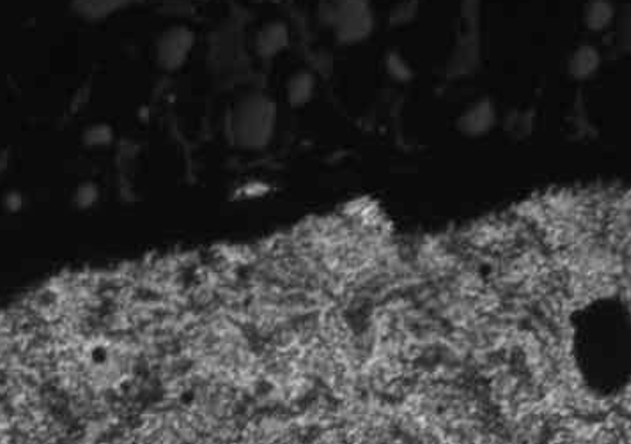
//> input picture opencv_test/3_otsu_improve/6.png, 631 x 444 px
$ ./main   (built with g++ and OpenCV 4)
//> lines starting //> are read from the running program, lines starting //| are printed output that depends on the picture; after the words box and inside, x2 and y2 are one past the last pixel; in counts of white or black regions, pixels touching at a corner belong together
// An highlighted block
// m_otsu.cpp : 定义控制台应用程序的入口点。
//
#include <opencv2/opencv.hpp>
#include <opencv2/highgui/highgui.hpp>
#include <opencv2/imgproc/imgproc.hpp>
#include <opencv2/core/core.hpp>
#include <iostream>
using namespace cv;
using namespace std;
//***************Otsu算法通过求类间方差极大值求自适应阈值******************
int otsu(cv::Mat img);

#include <opencv2/opencv.hpp>
#include <iostream>

using namespace cv;
using namespace std;

int otsu(cv::Mat img);

int main(int argc, char* argv[])
{
    // 读取图像
    const char* Image1Name = "C:\\WorkSpace\\mytest\\tjh_test\\opencv_test\\3_otsu_improve\\6.png";
    Mat image = imread(Image1Name, IMREAD_GRAYSCALE);
//> image is the input picture: 444 rows x 631 cols, CV_8UC1; min 2, max 220, mean 54.5

    if (image.empty()) {
        cout << "Could not open or find the image" << endl;
        return -1;
    }

    // Resize image to 800x800
    resize(image, image, Size(800, 800));
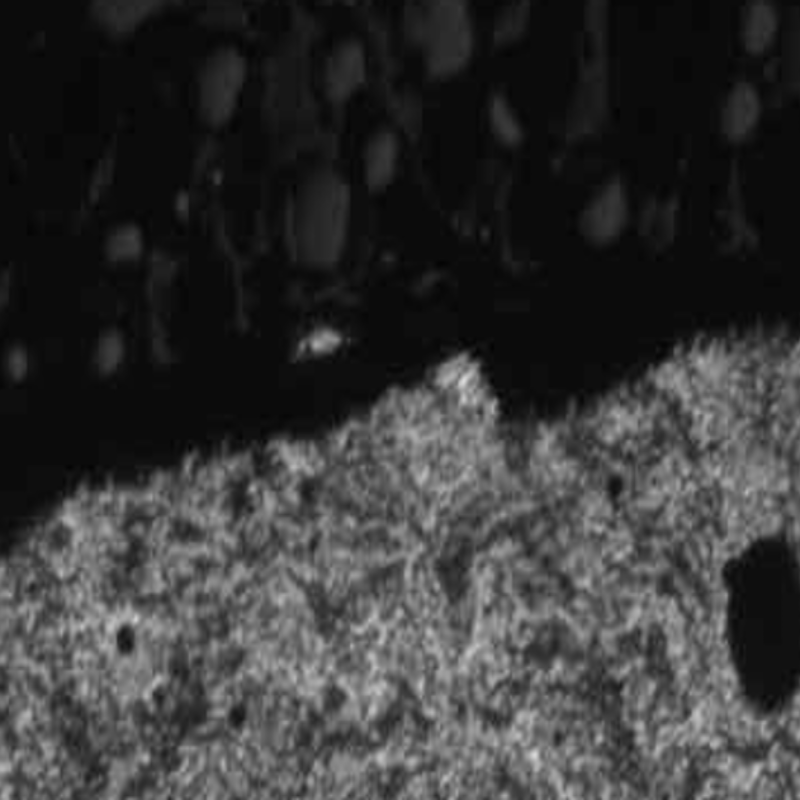
//> image: 800 rows x 800 cols, CV_8UC1; min 3, max 218, mean 54.4

    imwrite("./input_Image.png", image);

    // 计算直方图
    int histSize = 256; // 直方图的bin数量
    float range[] = {0, 256};
    const float* histRange = {range};
    bool uniform = true, accumulate = false;
    Mat hist;

    calcHist(&image, 1, 0, Mat(), hist, 1, &histSize, &histRange, uniform, accumulate);
//> hist = 256 values, max 146540 at index 11, min 0 at index 0, mean 2500

    // 显示直方图
    int hist_w = 512, hist_h = 400;
    int bin_w = cvRound((double)hist_w/histSize);
    Mat histImage(hist_h + 50, hist_w, CV_8UC3, Scalar(0,0,0));

    // 归一化直方图
    normalize(hist, hist, 0, histImage.rows - 50, NORM_MINMAX, -1, Mat());
//> hist = 256 values, max 400 at index 11, min 0 at index 0, mean 6.82

    // 绘制直方图
    for (int i = 1; i < histSize; i++) {
        line(histImage,
             Point(bin_w*(i-1), hist_h - cvRound(hist.at<float>(i-1))),
             Point(bin_w*i, hist_h - cvRound(hist.at<float>(i))),
             Scalar(255, 0, 0), 2, 8, 0);
    }
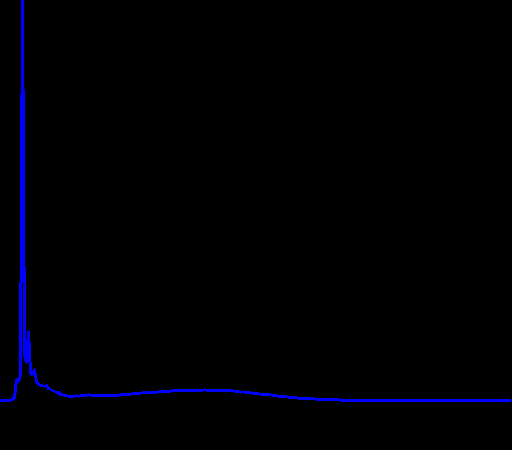
//> histImage: 450 rows x 512 cols, CV_8UC3; mean B, G, R 3.9, 0, 0

    // 添加坐标轴
    line(histImage, Point(0, hist_h), Point(hist_w, hist_h), Scalar(255, 255, 255), 2, 8, 0);
    line(histImage, Point(0, 0), Point(0, hist_h), Scalar(255, 255, 255), 2, 8, 0);
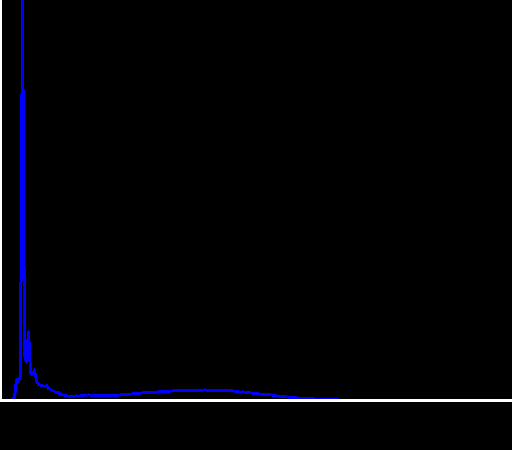
//> histImage: 450 rows x 512 cols, CV_8UC3; mean B, G, R 5.8, 2.6, 2.6

    // 添加刻度和标签
    for (int i = 0; i < histSize; i += 16) {
        line(histImage, Point(bin_w*i, hist_h), Point(bin_w*i, hist_h + 5), Scalar(255, 255, 255), 2, 8, 0);
        putText(histImage, to_string(i), Point(bin_w*i - 10, hist_h + 20), FONT_HERSHEY_SIMPLEX, 0.3, Scalar(255, 255, 255), 1, 8, false);
    }
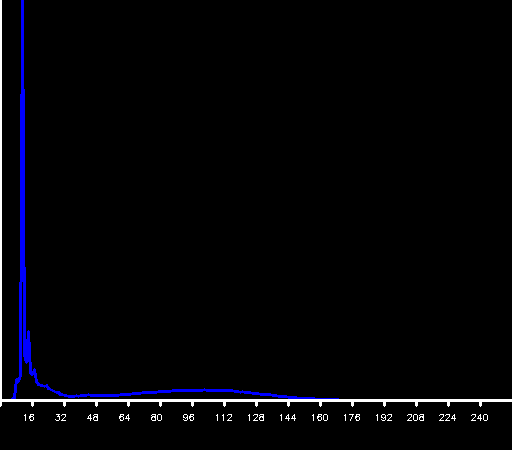
//> histImage: 450 rows x 512 cols, CV_8UC3; mean B, G, R 6.7, 3.5, 3.5

    for (int i = 0; i < hist_h; i += 50) {
        line(histImage, Point(0, hist_h - i), Point(-5, hist_h - i), Scalar(255, 255, 255), 2, 8, 0);
        putText(histImage, to_string(i), Point(-30, hist_h - i + 5), FONT_HERSHEY_SIMPLEX, 0.3, Scalar(255, 255, 255), 1, 8, false);
    }

    imshow("Histogram", histImage);

    // 应用大津算法找到最佳阈值
    int thresholdValue = otsu(image);
    printf("Interclass variance: %d\n", thresholdValue);

    // 使用计算出的阈值对图片进行阈值处理
    Mat imageOutput, imageOtsu;
    threshold(image, imageOutput, 32, 255, THRESH_BINARY);

    // 使用OpenCV的OTSU算法作为对比
    threshold(image, imageOtsu, 0, 255, THRESH_OTSU);

    imwrite("./Output_Image.png", imageOutput);
    imshow("Output Image", imageOutput);
    imwrite("./Opencv_Otsu.png", imageOtsu);
    imshow("Opencv Otsu", imageOtsu);

    waitKey(0);
    return 0;
}

int otsu(cv::Mat img)
{
    if (img.channels() > 1) {
        cv::cvtColor(img, img, cv::COLOR_BGR2GRAY);
    }

    int pixsize = img.total();    // 图像的总像素数
//> pixsize = 640000
    int pixsi = 256;              // 灰度级数（0-255）
    int nThresh = 0;
    std::vector<float> fStdHistogram(pixsi, 0); // 图像直方图，256个点
    std::vector<float> fGrayAccu(pixsi, 0);
    std::vector<float> fGrayAve(pixsi, 0);
    float fAverage = 0;

    // 构建直方图
    for (int i = 0; i < img.rows; ++i) {
        for (int j = 0; j < img.cols; ++j) {
            fStdHistogram[img.at<uchar>(i, j)] += 1.0;
        }
    }
//> after the loop, fStdHistogram = 256 values, max 146540 at index 11, min 0 at index 0, mean 2500

    // 标准化直方图
    for (int i = 0; i < pixsi; ++i) {
        fStdHistogram[i] /= pixsize;
    }
//> after the loop, fStdHistogram = 256 values, max 0.229 at index 11, min 0 at index 0, mean 0.00391

    // 计算累积直方图和加权累积直方图
    for (int i = 0; i < pixsi; ++i) {
        for (int j = 0; j <= i; ++j) {
            fGrayAccu[i] += fStdHistogram[j];
            fGrayAve[i] += j * fStdHistogram[j];
        }
        fAverage += i * fStdHistogram[i];
    }
//> this loop made 256 passes
//> fAverage on passes 1 to 3: 0, 0, 0
//> after the loop, fGrayAccu = 256 values from 0 to 1; fGrayAve = 256 values from 0 to 54.37; fAverage = 54.37

    // 计算阈值
    float fMax = 0;
    for (int i = 0; i < pixsi; ++i) {
        if (fGrayAccu[i] == 0 || fGrayAccu[i] == 1) continue;  // 避免除以0
        float fTemp = (fAverage * fGrayAccu[i] - fGrayAve[i]);
        fTemp = fTemp * fTemp / (fGrayAccu[i] * (1 - fGrayAccu[i]));
        if (fTemp > fMax) {
            fMax = fTemp;
            nThresh = i;
        }
    }
//> this loop made 256 passes
//> (fTemp, fMax) on passes 4 to 15: (0.0289, 0.0289), (0.195, 0.195), (0.805, 0.805), (2.33, 2.33), (5.57, 5.57), (32.26, 32.26), (55.12, 55.12), (85.33, 85.33), (700.7, 700.7), (792.2, 792.2), (871.3, 871.3), (1024, 1024)
//> fTemp on passes 63 to 68: 1775.9, 1775.3, 1774.3, 1772.8, 1770.8, 1768.2
//> after the loop, fMax = 1776.1; nThresh = 61
//| Interclass variance: 61
//> in main, `threshold(image, imageOutput, 32, 255, THRESH_BINARY);`:
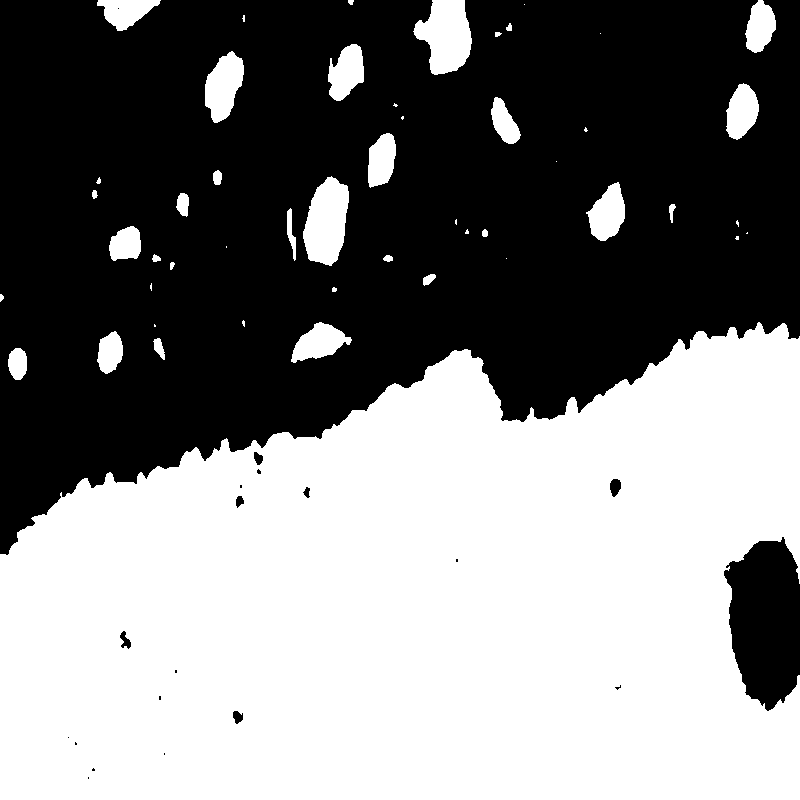
//> imageOutput: 800 rows x 800 cols, CV_8UC1; 49.8% white; 49 white regions (17 under 20 px), largest, box (x1, y1, x2, y2) and area: (0, 322, 800, 800) 297662, (413, 0, 472, 75) 2991, (303, 176, 349, 266) 2954
//> in main, `threshold(image, imageOtsu, 0, 255, THRESH_OTSU);`:
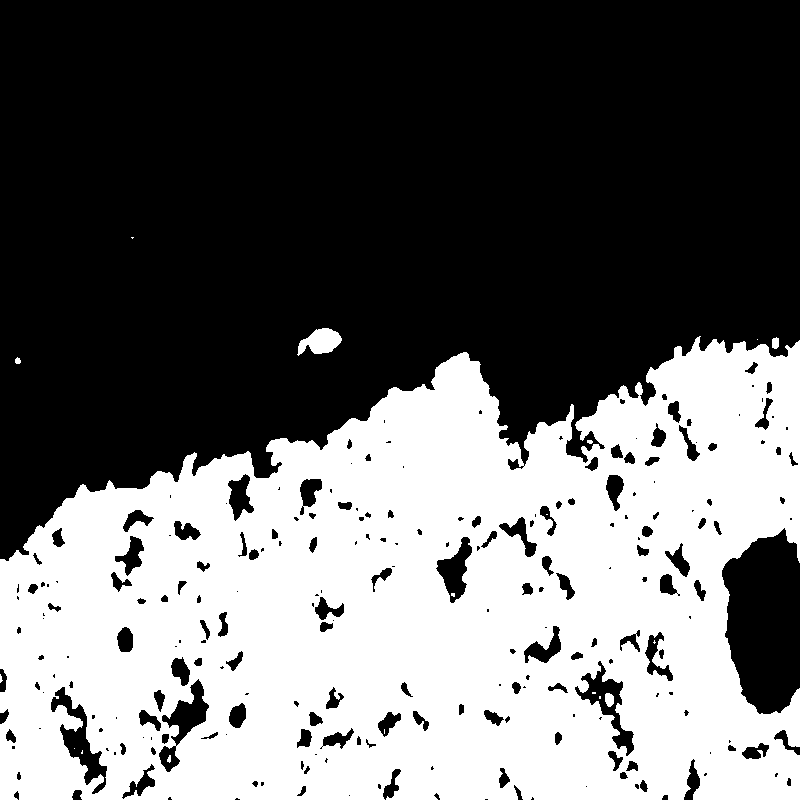
//> imageOtsu: 800 rows x 800 cols, CV_8UC1; 41.6% white; 18 white regions (11 under 20 px), largest, box (x1, y1, x2, y2) and area: (0, 336, 800, 800) 264901, (297, 328, 342, 356) 776, (605, 693, 614, 707) 103

    return nThresh;
}

$ run again, with opencv_test/3_otsu_improve/1.png copied over opencv_test/3_otsu_improve/6.png
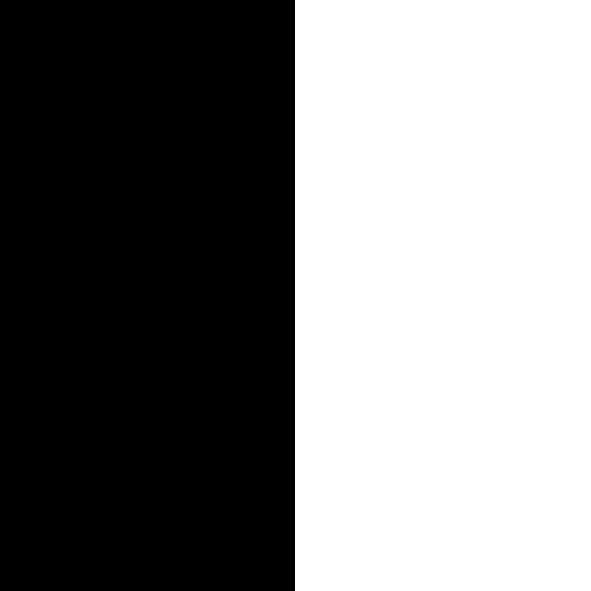
//> input picture opencv_test/3_otsu_improve/1.png, 1181 x 1181 px (shown at 1/2 size)
//> `calcHist(&image, 1, 0, Mat(), hist, 1, &histSize, &histRange, uniform,..`: hist = 256 values, max 320000 at index 255, min 0 at index 1, mean 2500
//> `normalize(hist, hist, 0, histImage.rows - 50, NORM_MINMAX, -1, Mat());`: hist = 256 values, max 400 at index 255, min 0 at index 1, mean 3.12
//> after the loop `for (int i = 0; i < histSize; i += 16)`:
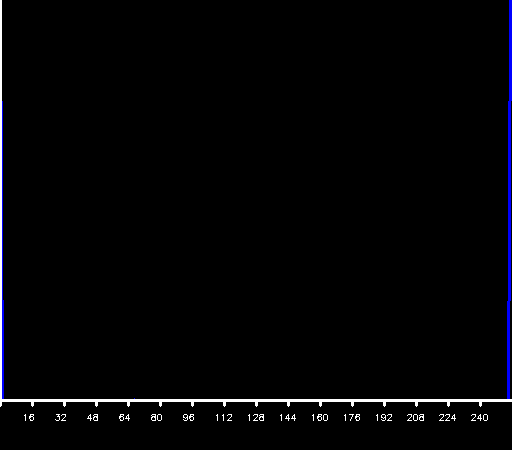
//> histImage: 450 rows x 512 cols, CV_8UC3; mean B, G, R 5.2, 3.5, 3.5
//> after the loop in otsu, `for (int i = 0; i < img.rows; ++i)`: fStdHistogram = 256 values, max 320000 at index 255, min 0 at index 1, mean 2500
//> after the loop in otsu, `for (int i = 0; i < pixsi; ++i)`: fStdHistogram = 256 values, max 0.5 at index 255, min 0 at index 1, mean 0.00391
//> after the loop in otsu, `for (int i = 0; i < pixsi; ++i)`: fGrayAccu = 256 values from 0.499 to 1; fGrayAve = 256 values from 0 to 127.6; fAverage = 127.6
//> the loop in otsu, `for (int i = 0; i < pixsi; ++i)` made 256 passes
//> (fTemp, fMax) on passes 1, 67, 68: (16196.4, 16196.4), (16199.3, 16199.3), (16234.9, 16234.9)
//> after the loop in otsu, `for (int i = 0; i < pixsi; ++i)`: fMax = 16234.9; nThresh = 67
//| Interclass variance: 67
//> `threshold(image, imageOutput, 32, 255, THRESH_BINARY);`:
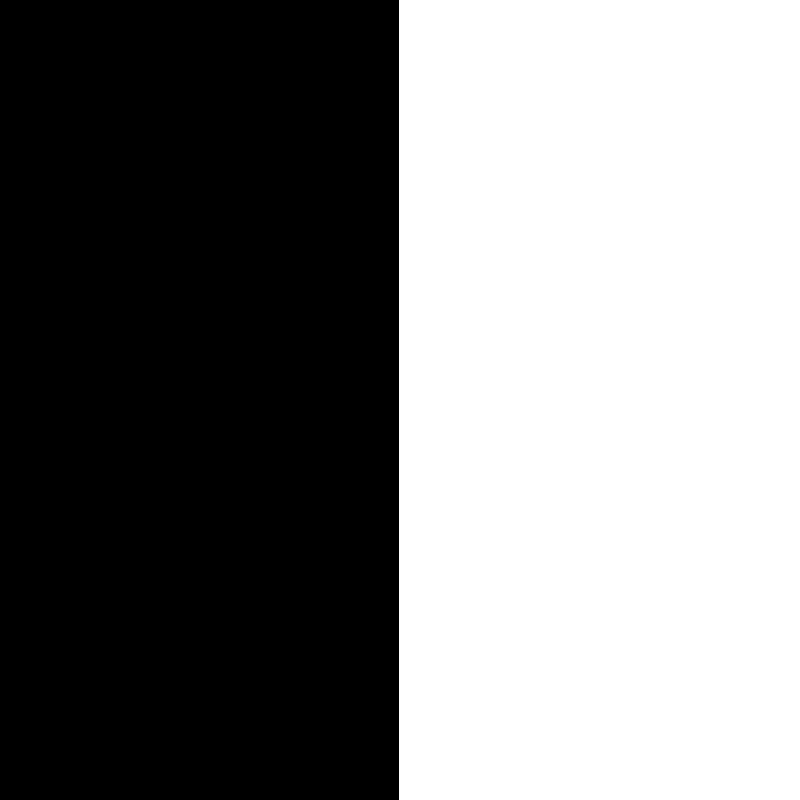
//> imageOutput: 800 rows x 800 cols, CV_8UC1; 50.1% white; 1 black region, box (x1, y1, x2, y2) and area: (0, 0, 399, 800) 319200
//> imageOtsu: 800 rows x 800 cols, CV_8UC1; 50% white; 1 white region, box (x1, y1, x2, y2) and area: (400, 0, 800, 800) 320000

$ run again, with opencv_test/3_otsu_improve/3.png copied over opencv_test/3_otsu_improve/6.png
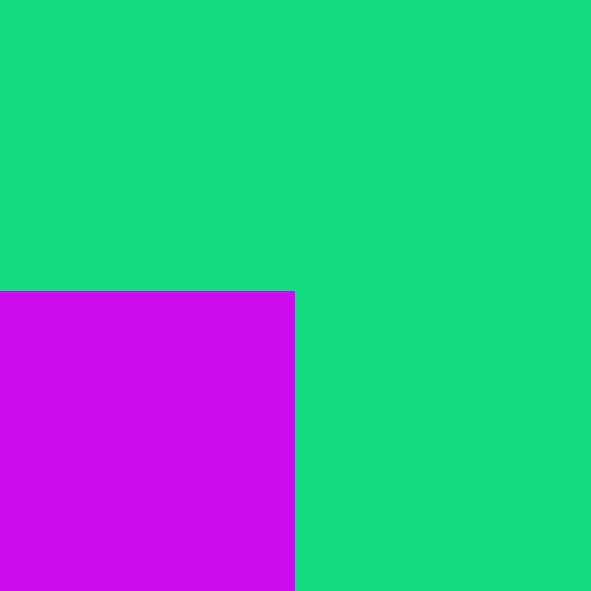
//> input picture opencv_test/3_otsu_improve/3.png, 1181 x 1181 px (shown at 1/2 size)
//> `calcHist(&image, 1, 0, Mat(), hist, 1, &histSize, &histRange, uniform,..`: hist = 256 values, max 477600 at index 150, min 0 at index 0, mean 2500
//> `normalize(hist, hist, 0, histImage.rows - 50, NORM_MINMAX, -1, Mat());`: hist = 256 values, max 400 at index 150, min 0 at index 0, mean 2.09
//> after the loop `for (int i = 0; i < histSize; i += 16)`:
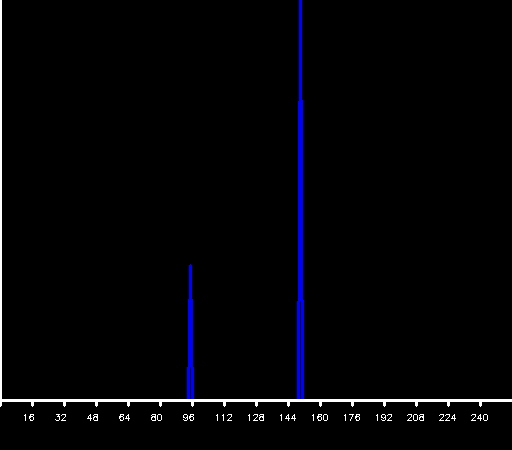
//> histImage: 450 rows x 512 cols, CV_8UC3; mean B, G, R 6.3, 3.5, 3.5
//> after the loop in otsu, `for (int i = 0; i < img.rows; ++i)`: fStdHistogram = 256 values, max 477600 at index 150, min 0 at index 0, mean 2500
//> after the loop in otsu, `for (int i = 0; i < pixsi; ++i)`: fStdHistogram = 256 values, max 0.746 at index 150, min 0 at index 0, mean 0.00391
//> after the loop in otsu, `for (int i = 0; i < pixsi; ++i)`: fGrayAccu = 256 values from 0 to 1; fGrayAve = 256 values from 0 to 136.1; fAverage = 136.1
//> the loop in otsu, `for (int i = 0; i < pixsi; ++i)` made 256 passes
//> (fTemp, fMax) on passes 96, 102, 110, 115: (569.4, 569.4), (570.8, 570.8), (571.8, 571.8), (571.8, 571.8)
//> after the loop in otsu, `for (int i = 0; i < pixsi; ++i)`: fMax = 571.8; nThresh = 114
//| Interclass variance: 114
//> imageOutput: 800 rows x 800 cols, CV_8UC1; every value is 255
//> `threshold(image, imageOtsu, 0, 255, THRESH_OTSU);`:
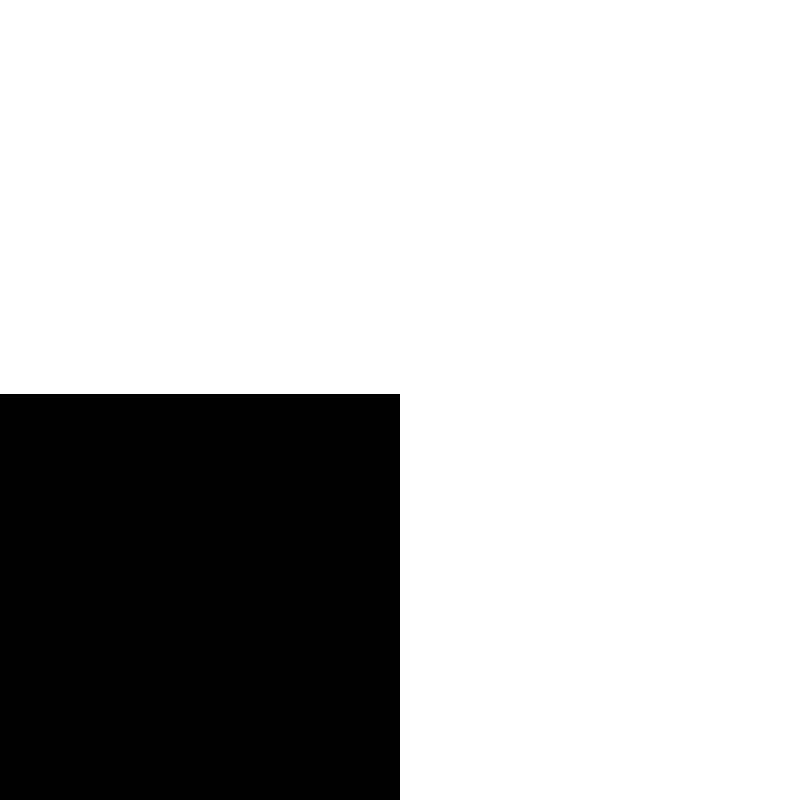
//> imageOtsu: 800 rows x 800 cols, CV_8UC1; 74.6% white; 1 black region, box (x1, y1, x2, y2) and area: (0, 394, 400, 800) 162400
